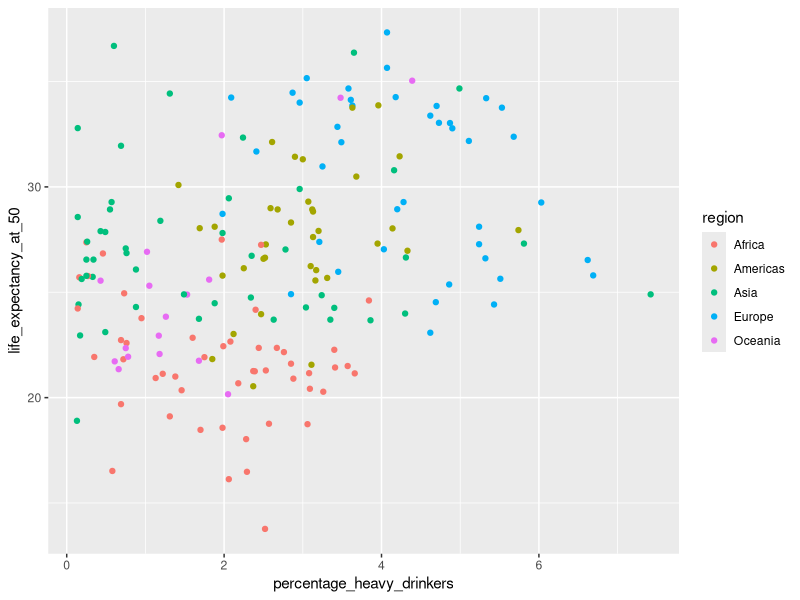
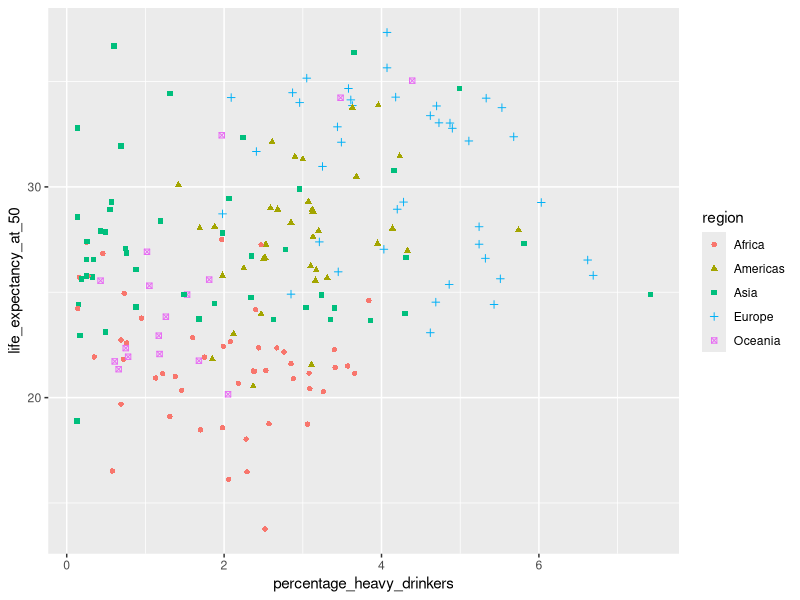
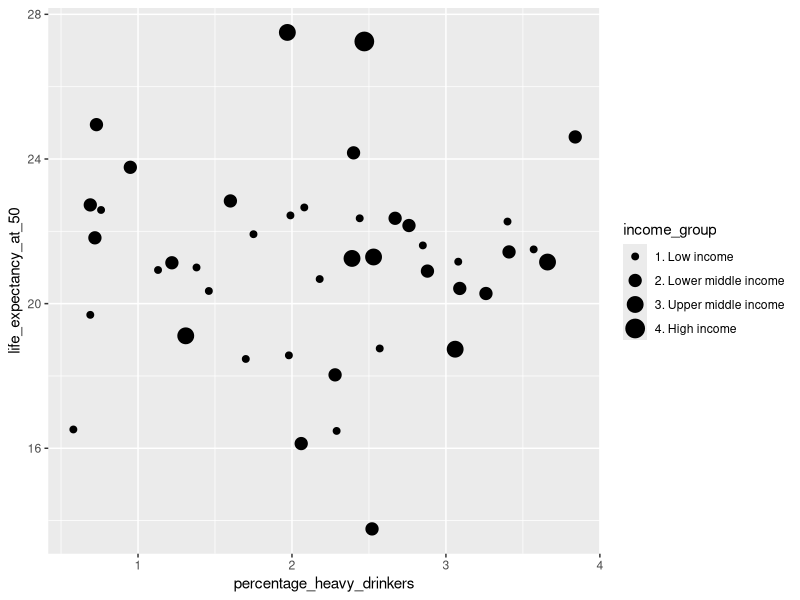
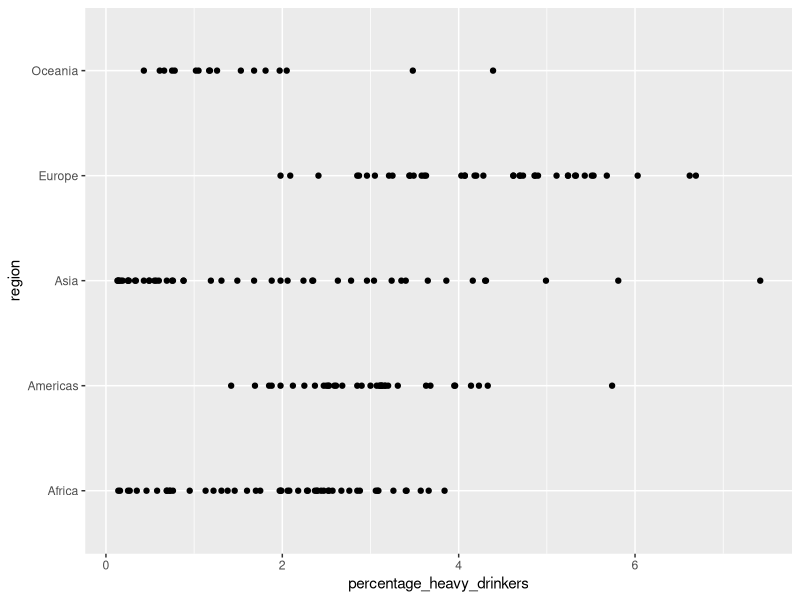
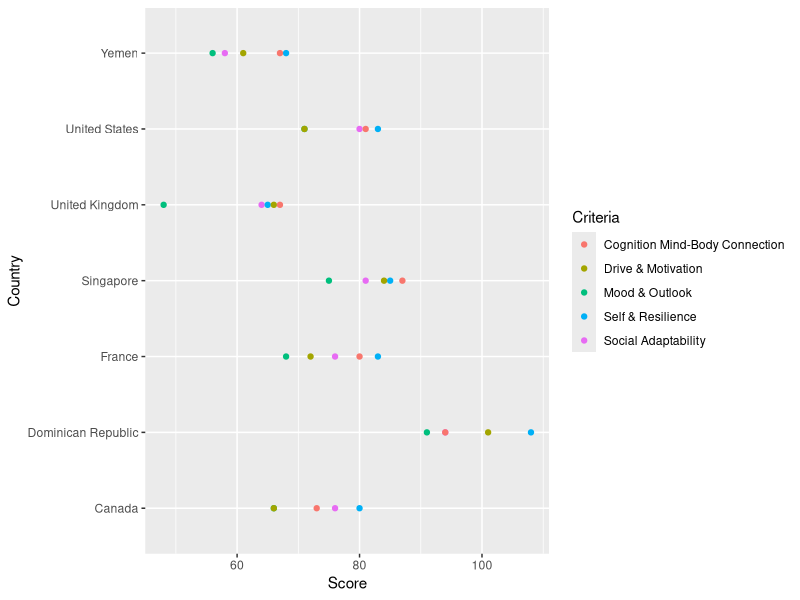

Generate these figures, in order, with R:
## ---- chunk 1
library(readr)
library(ggplot2)
income_df <- read_csv('data/income_lifeexp_alcohol_1.csv', show_col_types = FALSE)

ggplot(income_df, aes(
    x=percentage_heavy_drinkers, 
    y=life_expectancy_at_50, 
    color=region
)) + 
geom_point()
## ---- chunk 2
ggplot(income_df, aes(
    x=percentage_heavy_drinkers, 
    y=life_expectancy_at_50, 
    shape=region,
    color=region
)) + 
geom_point()
## ---- chunk 3

income_df_subset <- subset(income_df, `sub-region` %in% c('Sub-Saharan Africa'))

# Create the scatter plot
ggplot(income_df_subset, aes(
    x=percentage_heavy_drinkers, 
    y=life_expectancy_at_50, 
    size=income_group,
)) + 
geom_point()

## ---- chunk 4
ggplot(income_df, aes(
    x=percentage_heavy_drinkers, 
    y=region, 
)) + 
geom_point()
## ---- chunk 5
mental_health_df <- read_csv("data/mental_health_long.csv")
ggplot(mental_health_df, aes(
  x = Score, 
  y = Country, 
  color = Criteria
)) + geom_point()
